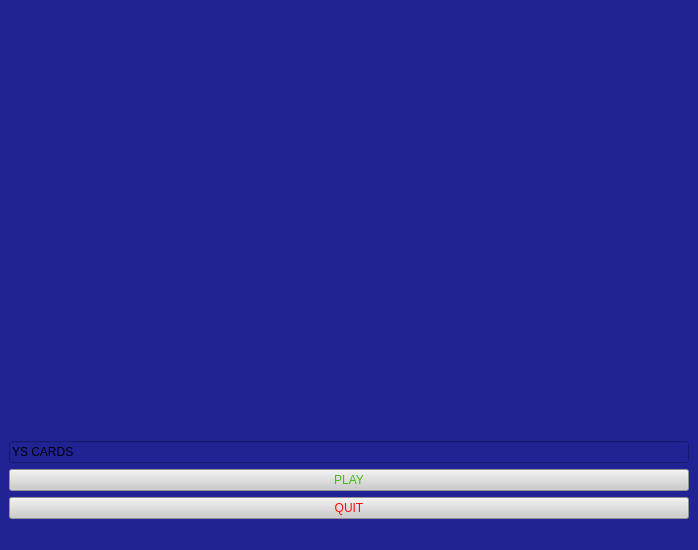
<?xml version="1.0" encoding="UTF-8"?>
<ui version="4.0">
 <class>MainWindow</class>
 <widget class="QMainWindow" name="MainWindow">
  <property name="geometry">
   <rect>
    <x>0</x>
    <y>0</y>
    <width>698</width>
    <height>550</height>
   </rect>
  </property>
  <property name="windowTitle">
   <string>MainWindow</string>
  </property>
  <property name="styleSheet">
   <string notr="true">background-color: rgb(33, 35, 149);</string>
  </property>
  <widget class="QWidget" name="centralwidget">
   <layout class="QVBoxLayout" name="verticalLayout">
    <item>
     <widget class="QLabel" name="label">
      <property name="styleSheet">
       <string notr="true">image: url(:/background/cards/32f698cc91305a1e3e6ee0acbb527faa.png);</string>
      </property>
      <property name="text">
       <string/>
      </property>
      <property name="scaledContents">
       <bool>false</bool>
      </property>
      <property name="alignment">
       <set>Qt::AlignCenter</set>
      </property>
     </widget>
    </item>
    <item>
     <widget class="QLineEdit" name="lineEdit">
      <property name="whatsThis">
       <string>&lt;html&gt;&lt;head/&gt;&lt;body&gt;&lt;p align=&quot;center&quot;&gt;&lt;br/&gt;&lt;/p&gt;&lt;/body&gt;&lt;/html&gt;</string>
      </property>
      <property name="styleSheet">
       <string notr="true">font: 900 24pt &quot;Segoe UI Black&quot;;</string>
      </property>
      <property name="text">
       <string>YS CARDS</string>
      </property>
     </widget>
    </item>
    <item>
     <widget class="QPushButton" name="playButton">
      <property name="toolTip">
       <string>&lt;html&gt;&lt;head/&gt;&lt;body&gt;&lt;p align=&quot;center&quot;&gt;&lt;br/&gt;&lt;/p&gt;&lt;/body&gt;&lt;/html&gt;</string>
      </property>
      <property name="styleSheet">
       <string notr="true">font: 900 26pt &quot;Segoe UI Black&quot;;
color: rgb(67, 188, 10);
background-color: rgb(204, 204, 204);</string>
      </property>
      <property name="text">
       <string>PLAY</string>
      </property>
     </widget>
    </item>
    <item>
     <widget class="QPushButton" name="pushButton_2">
      <property name="styleSheet">
       <string notr="true">color: rgb(255, 12, 12);
background-color: rgb(204, 204, 204);
font: 900 24pt &quot;Segoe UI Black&quot;;</string>
      </property>
      <property name="text">
       <string>QUIT</string>
      </property>
     </widget>
    </item>
   </layout>
  </widget>
  <widget class="QStatusBar" name="statusbar"/>
 </widget>
 <resources/>
 <connections/>
</ui>
